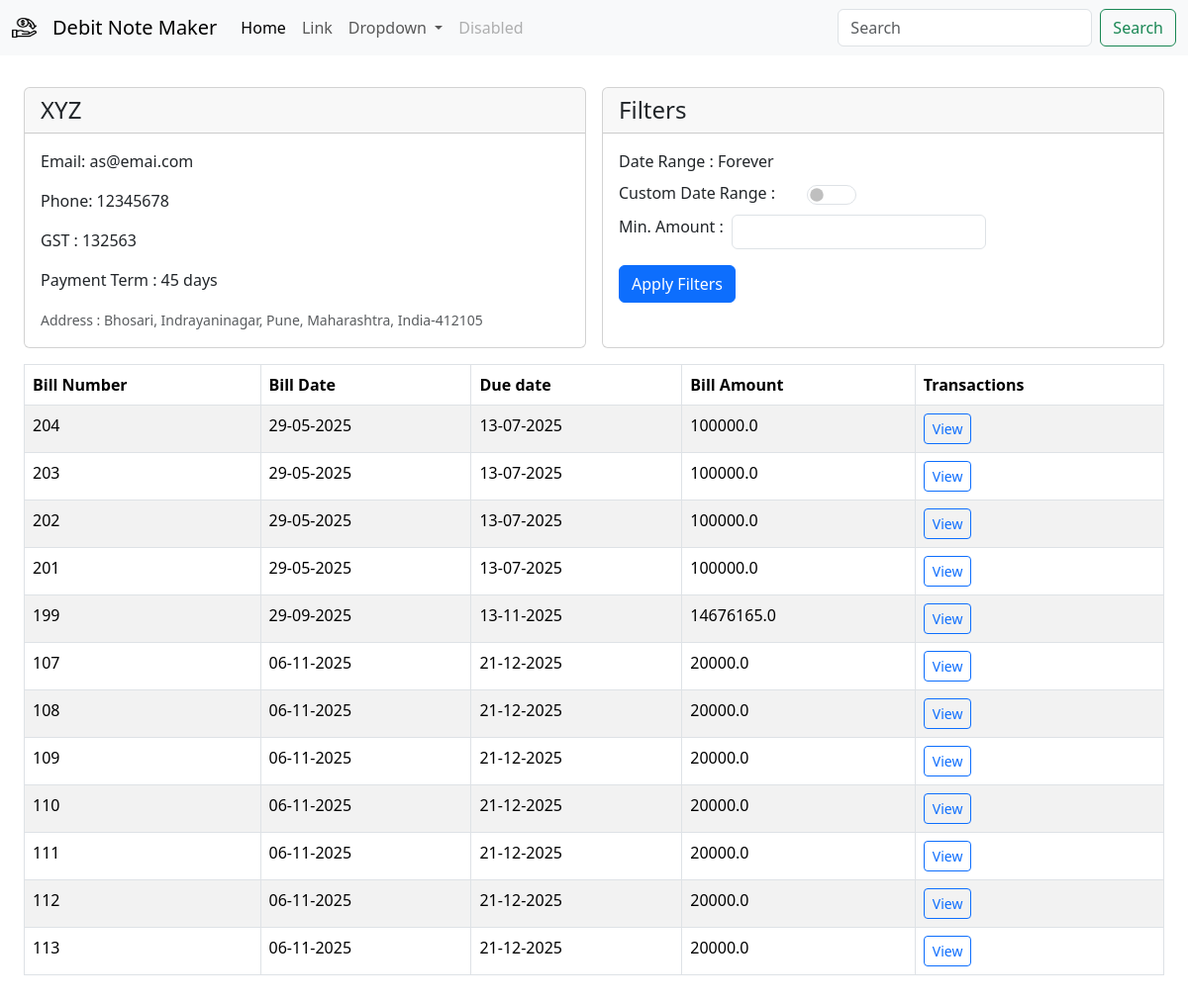
Page /party/1 on the committed database.
### db/models/company.py (models this page shows)
class Company(Base):
    __tablename__ = "companies"
    id = Column(Integer, primary_key=True, index=True)
    name = Column(String, unique=False, index=False, nullable=False)
    gst_number = Column(String, unique=True, index=True, nullable=False)
    email =  Column(String, nullable=True)
    phone_number = Column(String, nullable=True)
    payment_term_days = Column(Integer, nullable=False, default=30)
    address = Column(String, nullable=True)
    created_at = Column(DateTime, default=datetime.now)
    bills = relationship("Bill", back_populates="company", cascade="all, delete-orphan")

### db/models/bill.py (models this page shows, shortened)
class Bill(Base):
    id = Column(Integer, primary_key=True, index=True)
    bill_number = Column(Integer,unique=True,nullable=False)
    amount = Column(Float, nullable=False)
    bill_date = Column(DateTime, nullable=False)
    company_id = Column(Integer, ForeignKey("companies.id"))
    company = relationship("Company", back_populates="bills")
    transactions = relationship("Transaction", back_populates="bill", cascade="all, delete-orphan")

### app/v1/company.py (the view)
@router.get("/party/{company_id}")
def company_detail(request: Request,company_id:int, db=Depends(get_db)):
    company =company_api.get_company(id=company_id, db=db)
    bills = [
        BillShow.model_validate(bill).model_dump()
        for bill in company.bills
    ]
    context = {"request": request,"company":company,"bills":company.bills}
    return templates.TemplateResponse("company/company_detail.html",context)

### template/company/company_detail.html (shortened to what this page needs)
{% extends "base.html" %}
{% block title %}
  <link rel="stylesheet" href="https://cdnjs.cloudflare.com/ajax/libs/bootstrap-datepicker/1.10.0/css/bootstrap-datepicker.min.css">
{% endblock %}
{% block content %}
<div class="row m-3 g-3 align-items-stretch">
    <div class="col-12 col-lg-6 d-flex">
        {% include 'components/company_summary_card.html' %}
    </div>
    <div class="col-12 col-lg-6 d-flex">
        {% include 'components/bill_filter_card.html' %}
    </div>
</div>
{% include 'components/bill_list_table.html' %}
{% endblock %}

### template/components/company_summary_card.html
<div class="card flex-fill h-100 w-100" style="flex: 1 1 0; min-width: 0;">
    <div class="card-header">
       <h4 class="card-text">{{company.name}}</h4>
   </div>
     <div class="justify-content-center card-body">
       <p class="card-text">Email: {{ company.email}}</p>
       <p class="card-text">Phone: {{ company.phone_number}}</p>
       <p class="card-text">GST : {{ company.gst_number }}</p>
       <p class="card-text">Payment Term : {{ company.payment_term_days}} days</p>
       {% if company.address %}
       <small class="card-text text-muted">Address : {{ company.address }}</small>
       {% endif %}
     </div>
   </div>

### template/components/bill_list_table.html
<div class="table-responsive">
   {% if bills %}
    <table class="table table-striped table-bordered">
        <thead>
            <tr >
                <th>Bill Number</th>
                <th>Bill Date</th>
                <th>Due date</th>
                <th>Bill Amount</th>
                <th>Transactions</th>
            </tr>
        </thead>
        <tbody>
            {% for bill in bills %}
            <tr>
                <td>{{ bill.bill_number }}</td>
                <td>{{ bill.bill_date | format_datetime('%d-%m-%Y') }}</td>
                <td>{{ bill.due_date | format_datetime('%d-%m-%Y') }}</td>
                <td>{{ bill.amount }}</td>
                <td><a href="bill/{{bill.bill_number}}" class="btn btn-outline-primary btn-sm" role="button" aria-disabled="true">View</a>
                </td>
            </tr>
            {% endfor %}
        </tbody>
    </table>
    {% else %}
    <p>No bills available.</p>
   {% endif %}
</div>

### rows in the picture
Company: name "XYZ", email "as@emai.com", phone_number "12345678", gst_number "132563", payment_term_days "45", address "Bhosari, Indrayaninagar, Pune, Maharashtra, India-412105"
Bill: bill_number "204", bill_date "29-05-2025", due_date "13-07-2025", amount "100000.0"
Bill: bill_number "203", bill_date "29-05-2025", due_date "13-07-2025", amount "100000.0"
Bill: bill_number "202", bill_date "29-05-2025", due_date "13-07-2025", amount "100000.0"
Bill: bill_number "201", bill_date "29-05-2025", due_date "13-07-2025", amount "100000.0"
Bill: bill_number "199", bill_date "29-09-2025", due_date "13-11-2025", amount "14676165.0"
Bill: bill_number "107", bill_date "06-11-2025", due_date "21-12-2025", amount "20000.0"
Bill: bill_number "108", bill_date "06-11-2025", due_date "21-12-2025", amount "20000.0"
Bill: bill_number "109", bill_date "06-11-2025", due_date "21-12-2025", amount "20000.0"
Bill: bill_number "110", bill_date "06-11-2025", due_date "21-12-2025", amount "20000.0"
Bill: bill_number "111", bill_date "06-11-2025", due_date "21-12-2025", amount "20000.0"
Bill: bill_number "112", bill_date "06-11-2025", due_date "21-12-2025", amount "20000.0"
Bill: bill_number "113", bill_date "06-11-2025", due_date "21-12-2025", amount "20000.0"
